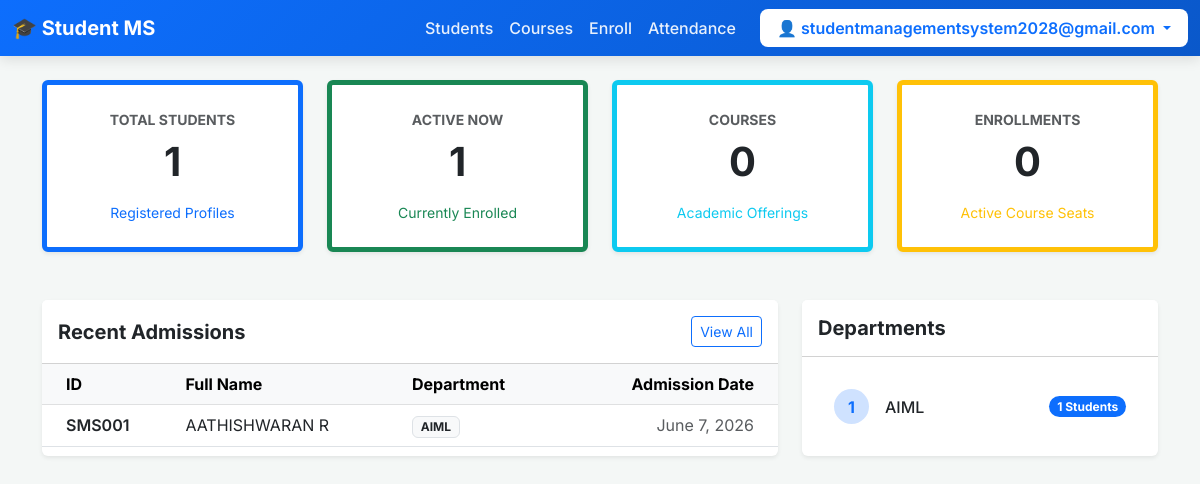
The page / (signed in) on the database its author committed.
### students/models.py (models this page shows, shortened)
class CustomUser(AbstractUser):
    username = None # Remove username field
    email = models.EmailField(unique=True)
    USERNAME_FIELD = 'email' # Use email to log in
    REQUIRED_FIELDS = [] # Email is already required
    objects = CustomUserManager()

class Student(models.Model):
    GENDER_CHOICES = [('M', 'Male'), ('F', 'Female'), ('O', 'Other')]
    STATUS_CHOICES = [('active', 'Active'), ('inactive', 'Inactive'), ('graduated', 'Graduated')]
    user            = models.OneToOneField(settings.AUTH_USER_MODEL, on_delete=models.CASCADE, null=True, blank=True)
    student_id      = models.CharField(max_length=20, unique=True)
    first_name      = models.CharField(max_length=100)
    last_name       = models.CharField(max_length=100)
    email           = models.EmailField(unique=True)
    phone           = models.CharField(max_length=15, blank=True)
    date_of_birth   = models.DateField(null=True, blank=True)
    gender          = models.CharField(max_length=1, choices=GENDER_CHOICES, blank=True)
    address         = models.TextField(blank=True)
    photo           = models.ImageField(upload_to='students/', blank=True)
    department      = models.ForeignKey(Department, on_delete=models.SET_NULL, null=True)
    admission_date  = models.DateField(auto_now_add=True)
    status          = models.CharField(max_length=15, choices=STATUS_CHOICES, default='active')
    otp            = models.CharField(max_length=6, blank=True, null=True)
    otp_expiry     = models.DateTimeField(blank=True, null=True)
    def full_name(self):
        return f"{self.first_name} {self.last_name}"

class Department(models.Model):
    name = models.CharField(max_length=100)
    code = models.CharField(max_length=10, unique=True)
    def __str__(self):
        return self.name

### students/views.py (the view)
# urls.py: path('',                              views.dashboard,       name='dashboard'),
@login_required
def dashboard(request):
    context = {
        'total_students':   Student.objects.count(),
        'active_students':  Student.objects.filter(status='active').count(),
        'total_courses':    Course.objects.count(),
        'total_enrollments': Enrollment.objects.filter(status='enrolled').count(),
        'departments':      Department.objects.annotate(student_count=Count('student')),
        'recent_students':  Student.objects.order_by('-admission_date')[:5],
    }
    return render(request, 'students/dashboard.html', context)

### students/templates/students/dashboard.html (shortened to what this page needs)
{% extends 'students/base.html' %}
{% block content %}
<div class="row g-4 mb-5">
    <div class="col-md-3">
        <div class="card shadow-sm h-100 border-start border-primary border-5">
            <div class="card-body p-4 text-center">
                <div class="text-muted small text-uppercase fw-bold mb-2">Total Students</div>
                <h2 class="display-6 fw-bold mb-0">{{ total_students }}</h2>
                <div class="mt-3 text-primary small">Registered Profiles</div>
            </div>
        </div>
    </div>
    <div class="col-md-3">
        <div class="card shadow-sm h-100 border-start border-success border-5">
            <div class="card-body p-4 text-center">
                <div class="text-muted small text-uppercase fw-bold mb-2">Active Now</div>
                <h2 class="display-6 fw-bold mb-0">{{ active_students }}</h2>
                <div class="mt-3 text-success small">Currently Enrolled</div>
            </div>
        </div>
    </div>
    <div class="col-md-3">
        <div class="card shadow-sm h-100 border-start border-info border-5">
            <div class="card-body p-4 text-center">
                <div class="text-muted small text-uppercase fw-bold mb-2">Courses</div>
                <h2 class="display-6 fw-bold mb-0">{{ total_courses }}</h2>
                <div class="mt-3 text-info small">Academic Offerings</div>
            </div>
        </div>
    </div>
    <div class="col-md-3">
        <div class="card shadow-sm h-100 border-start border-warning border-5">
            <div class="card-body p-4 text-center">
                <div class="text-muted small text-uppercase fw-bold mb-2">Enrollments</div>
                <h2 class="display-6 fw-bold mb-0">{{ total_enrollments }}</h2>
                <div class="mt-3 text-warning small">Active Course Seats</div>
            </div>
        </div>
    </div>
</div>
<div class="row g-4">
    <div class="col-lg-8">
        <div class="card shadow-sm border-0 h-100">
            <div class="card-header bg-white py-3 d-flex justify-content-between align-items-center">
                <h5 class="mb-0 fw-bold text-dark">Recent Admissions</h5>
                <a href="{% url 'student_list' %}" class="btn btn-sm btn-outline-primary">View All</a>
            </div>
            <div class="card-body p-0">
                <div class="table-responsive">
                    <table class="table table-hover mb-0">
                        <thead class="table-light">
                            <tr class="text-muted">
                                <th class="ps-4">ID</th>
                                <th>Full Name</th>
                                <th>Department</th>
                                <th class="text-end pe-4">Admission Date</th>
                            </tr>
                        </thead>
                        <tbody>
                            {% for s in recent_students %}
                            <tr>
                                <td class="ps-4 fw-semibold">{{ s.student_id }}</td>
                                <td>{{ s.full_name }}</td>
                                <td><span class="badge bg-light text-dark border">{{ s.department }}</span></td>
                                <td class="text-end pe-4 text-muted">{{ s.admission_date }}</td>
                            </tr>
                            {% empty %}
                            <tr class="text-center py-4">
                                <td colspan="4" class="text-muted">No recent students found.</td>
                            </tr>
                            {% endfor %}
                        </tbody>
                    </table>
                </div>
            </div>
        </div>
    </div>
    <div class="col-lg-4">
        <div class="card shadow-sm border-0 h-100">
            <div class="card-header bg-white py-3">
                <h5 class="mb-0 fw-bold text-dark">Departments</h5>
            </div>
            <div class="card-body">
                <div class="list-group list-group-flush">
                    {% for dept in departments %}
                    <div class="list-group-item d-flex justify-content-between align-items-center py-3 border-0">
                        <div class="d-flex align-items-center">
                            <div class="me-3 bg-primary-subtle text-primary rounded-circle p-2" style="width: 35px; height: 35px; display: flex; align-items: center; justify-content: center; font-weight: bold;">
                                {{ dept.code|slice:":1" }}
                            </div>
                            <span class="fw-medium">{{ dept.name }}</span>
                        </div>
                        <span class="badge bg-primary rounded-pill">{{ dept.student_count }} Students</span>
                    </div>
                    {% empty %}
                    <p class="text-muted text-center py-3">No departments registered.</p>
                    {% endfor %}
                </div>
            </div>
        </div>
    </div>
</div>
{% endblock %}

### students/templates/students/base.html (shortened to what this page needs)
<!DOCTYPE html>
<html lang="en">
<head>
    <link href="https://cdn.jsdelivr.net/npm/bootstrap@5.3.0/dist/css/bootstrap.min.css" rel="stylesheet">
</head>
<body>
<nav class="navbar navbar-expand-lg navbar-dark sticky-top">
    <div class="container-fluid">
        <a class="navbar-brand fw-bold" href="{% url 'dashboard' %}">🎓 Student MS</a>
        <div class="collapse navbar-collapse" id="navbarNav">
            <div class="navbar-nav ms-auto align-items-center">
                {% if user.is_authenticated %}
                    <a class="nav-link" href="{% url 'student_list' %}">Students</a>
                    <a class="nav-link" href="{% url 'course_list' %}">Courses</a>
                    <a class="nav-link" href="{% url 'enroll_student' %}">Enroll</a>
                    <a class="nav-link" href="{% url 'mark_attendance' %}">Attendance</a>
                    <div class="dropdown ms-lg-3">
                        <a class="btn user-dropdown-btn dropdown-toggle px-3" href="#" role="button" data-bs-toggle="dropdown">
                            👤 {{ user.email }}
                        </a>
                    </div>
                {% else %}
                    <a class="btn btn-light fw-bold px-4" href="{% url 'login_request_otp' %}">Login with OTP</a>
                {% endif %}
            </div>
</nav>
<div class="container mt-4">
    {% block content %}{% endblock %}

### students/templates/students/base.html (style rules this page uses)
body { font-family: 'Inter', sans-serif; background-color: #f4f7f6; }
.navbar { background: linear-gradient(135deg, #0d6efd 0%, #0a58ca 100%); box-shadow: 0 4px 12px rgba(0,0,0,0.1); }
.nav-link { font-weight: 500; color: rgba(255,255,255,0.9) !important; }
.user-dropdown-btn { background: white; color: #0d6efd !important; font-weight: 600; border-radius: 8px; }

### rows shown on the page
CustomUser: email "studentmanagementsystem2028@gmail.com"
Student: student_id "SMS001", full_name "AATHISHWARAN R", department "AIML", admission_date "June 7, 2026"
Department: code "1", name "AIML", student_count "1"

### other values the page prints
{{ total_students }} "1"
{{ active_students }} "1"
{{ total_courses }} "0"
{{ total_enrollments }} "0"
